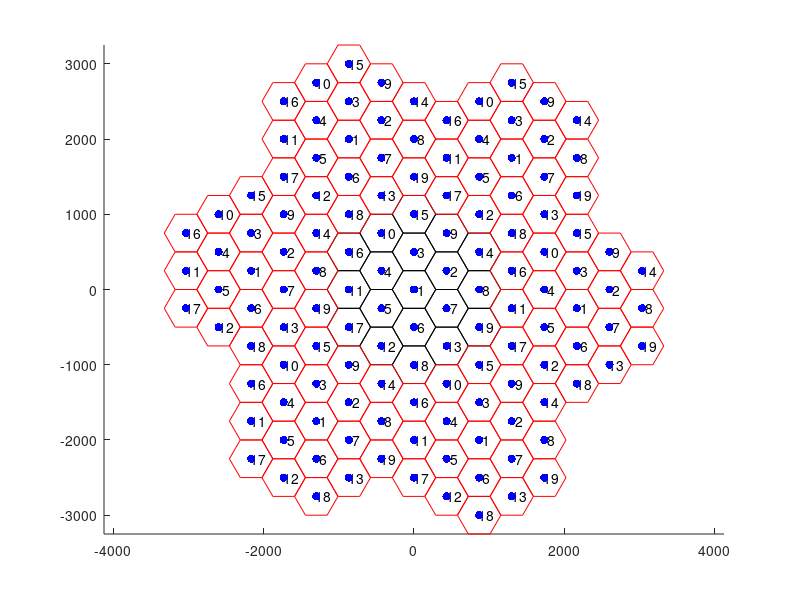

MATLAB code for this plot: (Note: this script raises an error after producing the figure.)
% Initialize arrays for distance and angle from center location to each cell site
numCellSites = 19;
siteDistances = zeros(1,numCellSites);
siteAngles = zeros(1,numCellSites);

isd = 500; % Inter-site distance
siteDistances(2:7) = isd;
siteAngles(2:7) = 30:60:360;

siteDistances(8:13) = 2*isd*cosd(30);
siteAngles(8:13) = 0:60:300;

siteDistances(14:19) = 2*isd;
siteAngles(14:19) = 30:60:360;

% Set center coordinates of the hexagonal cells
centerX = 0;
centerY = 0;

% Set radius of the cells
cellRadius = isd/sqrt(3);

% Initialize arrays for x and y coordinates of each cell site
xCoords = zeros(1,numCellSites*7);
yCoords = zeros(1,numCellSites*7);

% Calculate x and y coordinates
for i = 1:19
    xCoords(i) = centerX + siteDistances(i)*cosd(siteAngles(i));
    yCoords(i) = centerY + siteDistances(i)*sind(siteAngles(i));
end

% Create plot of the hexagonal cells
figure;
hold on;

% Plot original hexagonal pattern
for i = 1:19
    plot(xCoords(i)+cellRadius*cosd(0:60:360),yCoords(i)+cellRadius*sind(0:60:360),'k');
    text(xCoords(i)+100, yCoords(i), num2str(i), 'HorizontalAlignment', 'center', 'VerticalAlignment', 'middle');
    scatter(xCoords(i), yCoords(i), 'filled', 'MarkerFaceColor', 'b');
end

% Loop for duplicating the figure and placing it around the current figure
for i = 1:6
    % Calculate the x and y offsets for each duplication
    offsetX = (sqrt((15*500/(2*sqrt(3)))^2+250^2)/500)*isd*cosd(60*i-60-(atan(sqrt(3)/15)*180/pi));
    offsetY = (sqrt((15*500/(2*sqrt(3)))^2+250^2)/500)*isd*sind(60*i-60-(atan(sqrt(3)/15)*180/pi));
    
    % Plot duplicated hexagonal pattern with offsets
    for k = 1:19
        temp = 19*i+k;
        xCoords(temp) = xCoords(k)+offsetX;
        yCoords(temp) = yCoords(k)+offsetY;
        plot(xCoords(k)+offsetX+cellRadius*cosd(0:60:360),yCoords(k)+offsetY+cellRadius*sind(0:60:360),'r');
        text(xCoords(k)+offsetX+100, yCoords(k)+offsetY, num2str(k), 'HorizontalAlignment', 'center', 'VerticalAlignment', 'middle');
        scatter(xCoords(k)+offsetX, yCoords(k)+offsetY, 'filled', 'MarkerFaceColor', 'b');
    end
end

axis equal;

%________________UPGRADED_CODE_ABOVE_______________%
%______________________SETUP_______________________%


BW = 10e6; % Channel bandwidth (Hz)
P_b = 33; % Power of base station (dBm)
P_m = 23; % Power of mobile device (dBm)
Gt = 14; % Transmitter antenna gain (dB)
Gr = 14; % Receiver antenna gain (dB)
ht_b = 50+1.5; % Height of base station (m)
ht_m = 1.5; % Height of mobile device (m)
T = 27+273.15; % Temperature (K)
k = 1.38e-23; % Boltzmann constant (J/K)

%Two Ray Ground Model --> g(d) = (ht*hr)^2 / d^4

% Define the parameters of the random walk mobility model
minDirection = 0;
maxDirection = 2*pi;
minSpeed = 1;
maxSpeed = 15; %velocity between [minSpeed, maxSpeed]
minT = 1; %mobile device moves t seconds
maxT = 6; 
totalTime = 900; %total sim time = 900 seconds
randSpeed = randi([minSpeed maxSpeed]);
randTime = randi([minT maxT]);
randDir = 2*pi*rand();
initialLocation = [250, 0]; % Initial location


%move direction from [0,2pi] 
%______________Variables_Above___________%
currentTime = 0;
currentLocation = initialLocation;
currentCell = checkCell(initialLocation(1),initialLocation(2));
handoffEvents = [];
handoff_amount = 0;
while currentTime < totalTime
    % Choose direction uniformly between [0, 2*pi]
    direction = rand() * 2 * pi;
    % Choose velocity uniformly between [minSpeed, maxSpeed]

    velocity = minSpeed + rand * (maxSpeed - minSpeed); 
    %velocity = randi([minSpeed maxSpeed])

    % Choose travel time uniformly between [minT, maxT]
    
    travelTime = minT + rand * (maxT - minT);
    %randTime = randi([minT maxT])

    % Update location based on direction, velocity, and travel time
    deltaX = velocity * cos(direction) * travelTime;
    deltaY = velocity * sin(direction) * travelTime;
    currentLocation = currentLocation + [deltaX, deltaY];
    
    newCell = checkCell(currentLocation(1), currentLocation(2));
    if newCell ~= currentCell
        handoff_amount = handoff_amount+1;
        % Record handoff event with current time, cell source, and cell destination
        handoffEvents = [handoffEvents; currentTime, currentCell, newCell];
        % Display current location
        disp([num2str(handoff_amount),') ','Time: ', num2str(currentTime), ', Location: (', num2str(currentLocation(1)), ', ', num2str(currentLocation(2)), ')', ', Source_Cell: ',num2str(currentCell),', Dest_Cell: ',num2str(newCell)]);
        % Update current cell
        currentCell = newCell;
        
    end

    % Update current time
    currentTime = currentTime + travelTime;
    
end

disp(['Number of Handoff: ', num2str(size(handoffEvents,1))]);


% Write a function that check the corresponding cell
function corresCellID = checkCell(x,y)
    numCellSites = 19*7;
    siteDistances = zeros(1,numCellSites);%19 column of 0s
    siteAngles = zeros(1,numCellSites); %19 column of 0s 
    isd = 500; % Inter-site distance
    siteDistances(2:7) = isd; %distance from 2-7 is 500
    siteAngles(2:7) = 30:60:360;
    siteDistances(8:13) = 2*isd*cosd(30);
    siteAngles(8:13) = 0:60:300;
    siteDistances(14:19) = 2*isd;
    siteAngles(14:19) = 30:60:360;
    centerX = 0;
    centerY = 0;
    cellRadius = isd/sqrt(3);
    xCoords = zeros(1,numCellSites);
    yCoords = zeros(1,numCellSites);
    for i = 1:19
        xCoords(i) = centerX + siteDistances(i)*cosd(siteAngles(i));
        yCoords(i) = centerY + siteDistances(i)*sind(siteAngles(i));
    end

    for i = 1:6
    % Calculate the x and y offsets for each duplication
        offsetX = (sqrt((15*500/(2*sqrt(3)))^2+250^2)/500)*isd*cosd(60*i-60-(atan(sqrt(3)/15)*180/pi));
        offsetY = (sqrt((15*500/(2*sqrt(3)))^2+250^2)/500)*isd*sind(60*i-60-(atan(sqrt(3)/15)*180/pi));
        for k = 1:19
            temp = 19*i+k;
            xCoords(temp) = xCoords(k)+offsetX;
            yCoords(temp) = yCoords(k)+offsetY;
        end
    end
    corresCellID = 100;
    for i = 1:19
    % Generate random points in each hexagon
        if inpolygon(x,y,xCoords(i)+cellRadius*cosd(0:60:360),yCoords(i)+cellRadius*sind(0:60:360))
            corresCellID = i;
        end
    end
    if corresCellID == 100
        %disp(['Out of 19-cell boundary, reaching outside one, Location: (', num2str(x), ', ' ,num2str(y), ')']);
        for i = 1:6
            for k = 1:19
                temp = 19*i+k;
                if inpolygon(x,y,xCoords(temp)+cellRadius*cosd(0:60:360),yCoords(temp)+cellRadius*sind(0:60:360))
                    corresCellID = k;
                end  
            end
        end
    end

end